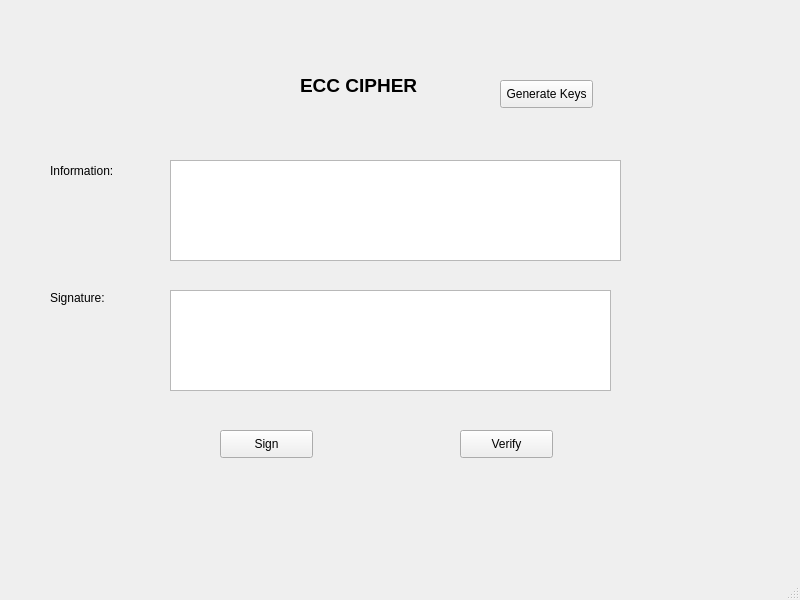
<?xml version="1.0" encoding="UTF-8"?>
<ui version="4.0">
 <class>MainWindow</class>
 <widget class="QMainWindow" name="MainWindow">
  <property name="geometry">
   <rect>
    <x>0</x>
    <y>0</y>
    <width>800</width>
    <height>600</height>
   </rect>
  </property>
  <property name="windowTitle">
   <string>MainWindow</string>
  </property>
  <widget class="QWidget" name="centralwidget">
   <widget class="QPushButton" name="btn_genkeys">
    <property name="geometry">
     <rect>
      <x>500</x>
      <y>80</y>
      <width>93</width>
      <height>28</height>
     </rect>
    </property>
    <property name="text">
     <string>Generate Keys</string>
    </property>
   </widget>
   <widget class="QPushButton" name="btn_sign">
    <property name="geometry">
     <rect>
      <x>220</x>
      <y>430</y>
      <width>93</width>
      <height>28</height>
     </rect>
    </property>
    <property name="text">
     <string>Sign</string>
    </property>
   </widget>
   <widget class="QPushButton" name="btn_verify">
    <property name="geometry">
     <rect>
      <x>460</x>
      <y>430</y>
      <width>93</width>
      <height>28</height>
     </rect>
    </property>
    <property name="text">
     <string>Verify</string>
    </property>
   </widget>
   <widget class="QLabel" name="label">
    <property name="geometry">
     <rect>
      <x>300</x>
      <y>70</y>
      <width>151</width>
      <height>31</height>
     </rect>
    </property>
    <property name="font">
     <font>
      <pointsize>14</pointsize>
      <weight>75</weight>
      <bold>true</bold>
     </font>
    </property>
    <property name="text">
     <string>ECC CIPHER</string>
    </property>
   </widget>
   <widget class="QLabel" name="label_2">
    <property name="geometry">
     <rect>
      <x>50</x>
      <y>160</y>
      <width>81</width>
      <height>21</height>
     </rect>
    </property>
    <property name="text">
     <string>Information:</string>
    </property>
   </widget>
   <widget class="QLabel" name="label_3">
    <property name="geometry">
     <rect>
      <x>50</x>
      <y>290</y>
      <width>55</width>
      <height>16</height>
     </rect>
    </property>
    <property name="text">
     <string>Signature:</string>
    </property>
   </widget>
   <widget class="QTextEdit" name="textEdit">
    <property name="geometry">
     <rect>
      <x>170</x>
      <y>160</y>
      <width>451</width>
      <height>101</height>
     </rect>
    </property>
   </widget>
   <widget class="QTextEdit" name="textEdit_2">
    <property name="geometry">
     <rect>
      <x>170</x>
      <y>290</y>
      <width>441</width>
      <height>101</height>
     </rect>
    </property>
   </widget>
  </widget>
  <widget class="QMenuBar" name="menubar">
   <property name="geometry">
    <rect>
     <x>0</x>
     <y>0</y>
     <width>800</width>
     <height>26</height>
    </rect>
   </property>
  </widget>
  <widget class="QStatusBar" name="statusbar"/>
 </widget>
 <resources/>
 <connections/>
</ui>
